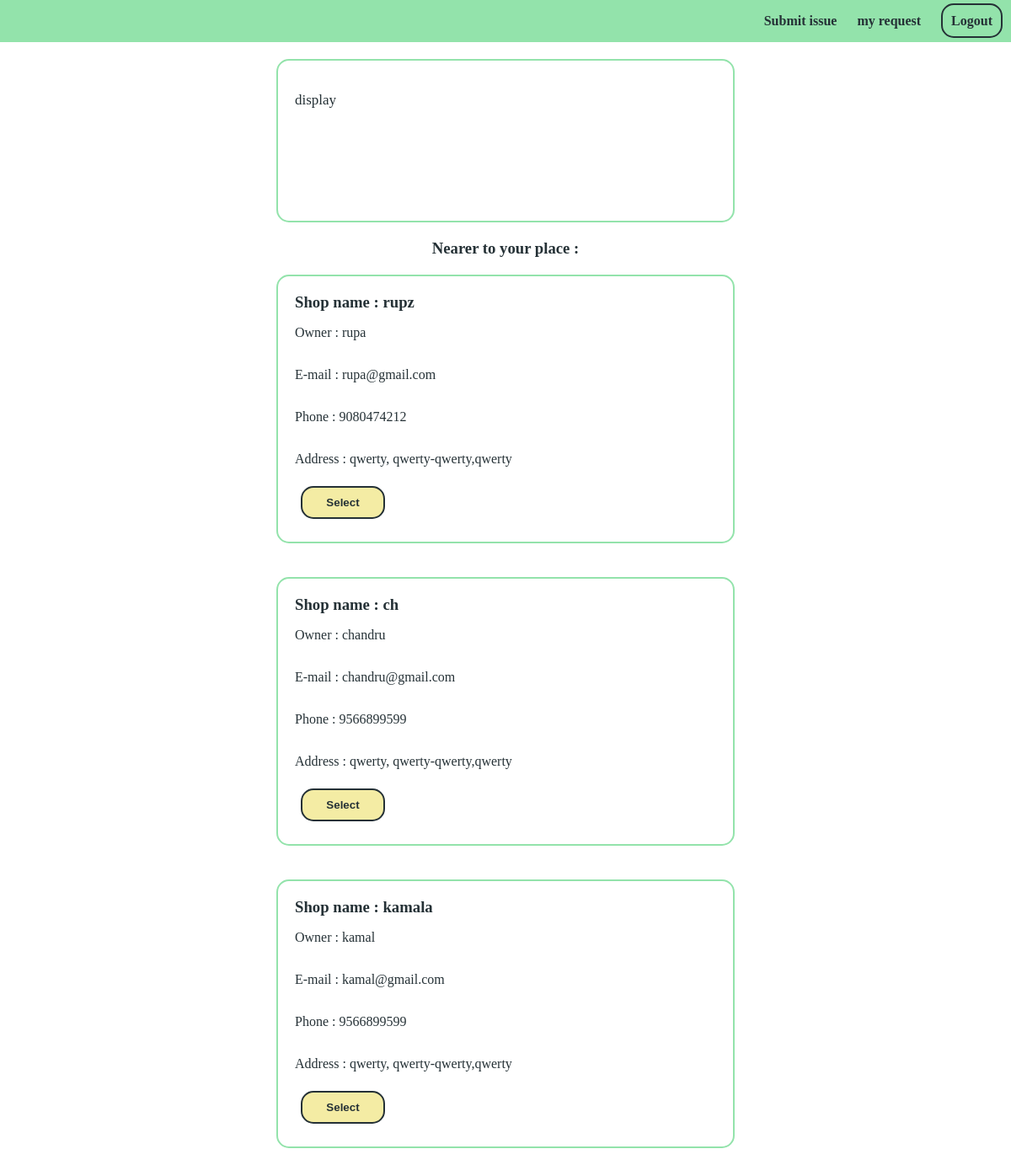
Page /app/dt_view/5/ (signed in) on the committed database.
### app/models.py (models this page shows, shortened)
class IssueModel(models.Model):
    issue = models.TextField(blank=False,null=False)
    customer_name = models.ForeignKey(CustomUser,on_delete=models.CASCADE)
    address = models.TextField(blank=False,null=False)
    state = models.CharField(max_length=200 ,blank=False,null=False)
    district = models.CharField(max_length=200 , blank=False,null=False)
    pincode = models.IntegerField(blank=False,null=False)
    command = models.TextField()
    owner_id = models.CharField(max_length=200)
    selected = models.BooleanField(default=False)
    picked = models.BooleanField(default=False)

class CustomUser(AbstractUser):
    username = models.CharField(max_length=30,unique=False)
    company_name = models.CharField(max_length=100)
    phone = models.CharField(max_length=100,blank=False,null=False)
    address = models.TextField(max_length=300,blank=False,null=False)
    state = models.CharField(max_length=100,blank=False , null = False)
    district = models.CharField(max_length=200, blank=False , null = False)
    pincode = models.CharField(max_length=200,blank = True , null = True)
    is_owner = models.BooleanField(blank = True , null = True)

### app/views.py (the view, shortened to what this page needs)
# urls.py: path('dt_view/<int:id>/',detail_view,name='detail_view'),
@login_required(login_url='/accounts/login/')
def detail_view(request,id):
	instance = IssueModel.objects.get(id=id)
	if instance.selected == False :
		selected_owner = ""
	else :
		selected_owner = CustomUser.objects.get(email=instance.owner_id)
	instance = IssueModel.objects.get(id=id)
	form = IssueForm(instance=instance)
	context = {
	'title' : "Detailed Issue",
	'detail':IssueModel.objects.get(id=id),
	'owners':CustomUser.objects.filter(is_owner=True,pincode=request.user.pincode),
	'form' : form,
	'selected_owner': selected_owner
	}
	return render(request,'app/detail_view.html',context)

### app/forms.py
class IssueForm(forms.ModelForm):
	class Meta:
		model = IssueModel
		fields = ['issue','customer_name','address','state','district','pincode']

### app/templates/app/detail_view.html (shortened to what this page needs)
{% extends "app/base.html" %}
{% block content %}
<div class="detailed_issue" >
<div>
	<p id="issue_para">{{detail.issue}}</p>
</div>
</div>
<h3>Nearer to your place :</h3>
{% for owner in owners %}
<div class="detailed_issue">
<h3>Shop name : {{owner.company_name}}</h3>
<p>Owner : {{owner.username}}</p>
<p>E-mail : {{owner.email}}</p>
<p>Phone : {{owner.phone}}</p>
<p>Address : {{owner.address}}, {{owner.address}}-{{owner.address}},{{owner.address}} </p>
<form method='POST'>
	<input onLoad="myFun()" id="submit_button" type="submit" value="Select">
</form>
</div>
{% empty %}
<div><h3> No service centre near you </h3></div>
{% endfor %}
{% endblock %}

### app/templates/app/base.html (style rules this page uses)
body { background-color: white; }
body,h1,h2,h3,h4 { margin: 0px; padding: 0px; color: #253136 ; }
input,textarea { color:#253136 ; padding: 10px; margin: 7px; font-weight: bolder; width: 400px; }
p { color:#253136 ; }
input,textarea { border-radius: 15px; border: 2px solid #253136; font-weight: bolder; background-color: rgb(210 243 220); }
#submit_button { background-color: #F4ECA4 ; width: 100px; }
.detailed_issue { padding : 20px ; margin: 20px; border: 2px solid #93e3ab ; width: 500px; min-height: 150px; border-radius: 15px; }
#issue_para { font-weight: lighter; font-size: 17px; }
.detailed_issue { display: flex; flex-direction: column; justify-content: space-between; }

### rows in the picture
IssueModel: issue "display"
CustomUser: company_name "rupz", username "rupa", email "rupa@gmail.com", phone "9080474212", address "qwerty"
CustomUser: company_name "ch", username "chandru", email "chandru@gmail.com", phone "9566899599", address "qwerty"
CustomUser: company_name "kamala", username "kamal", email "kamal@gmail.com", phone "9566899599", address "qwerty"
